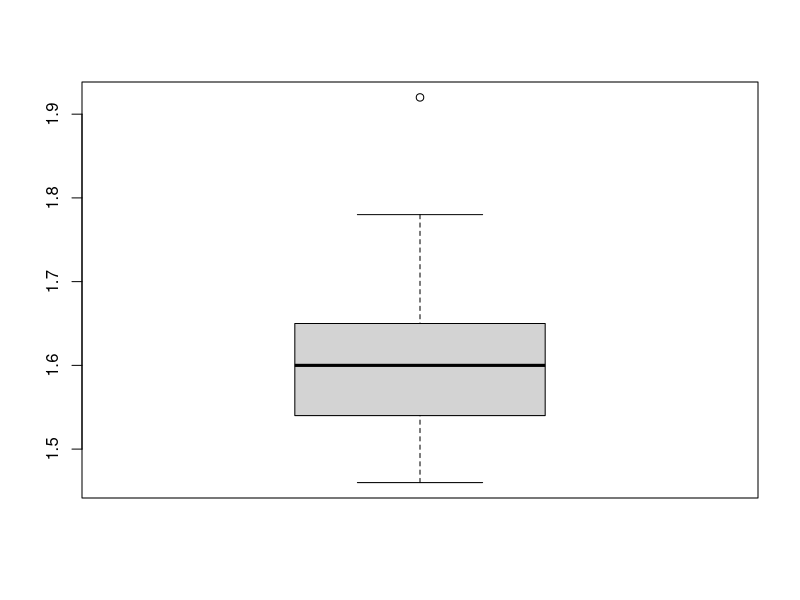

Write R code to recreate this figure.
# 1. Uong luong khoang tin cay cho ti le
# Xay dung khoang tin cay bang cong thuc ly thuyet
n <- 100; p_hat <- 0.6; alpha <- 1 - 0.95
z <- qnorm(1 - alpha/2); z
se <- sqrt(p_hat*(1-p_hat)/n); se
# Khoang tin cay
conf_int <- p_hat + c(-z*se, z*se); conf_int

# Hoac dung prop.test (Phan phoi chi binh phuong)
prop.test(60, 100, conf.level = 1 - alpha)


# xay dung khoang tin cay bang bootstrap
n <- 100
data <- c(rep(1, 60), rep(0, 40)) #Sample data: 60 nu, 40 nam

# Tinh ti le mau
stat <- function(data){
  return (sum(data)/length(data))
}

# Lay mau co hoan lai tren chinh sample data
# Thuc hien bootstrap B lan
bootstrap <- function(B){
  return (replicate(B, stat(sample(data, n, replace = TRUE))))
}

alpha <- 1 - 0.95
boots_dist <- bootstrap(10000) # phan phoi cua bootstrap
se <- sd(boots_dist); se
conf_int <- quantile(boots_dist, c(alpha/2, 1-alpha/2)); conf_int

# 2. Uoc luong khoang tin cay cho ky vong:
data <- c(1.56, 1.47, 1.59, 1.65, 1.62, 1.78, 1.69, 1.49, 1.92, 1.55,
          1.65, 1.52, 1.65, 1.60, 1.71, 1.48, 1.69, 1.65, 1.59, 1.74,
          1.70, 1.61, 1.58, 1.65, 1.75, 1.65, 1.46, 1.53, 1.59, 1.62,
          1.60, 1.55, 1.57, 1.46, 1.57, 1.63, 1.46, 1.68, 1.53, 1.48)

n <- length(data); x_bar <- mean(data); alpha = 1 - 0.95
se <- sd(data)/sqrt(n); se
z <- qnorm(1 - alpha/2); z
zconf_int <- x_bar + c(-z*se, z*se); zconf_int
t <- qt(1 - alpha/2, df = n - 1); t
tconf_int <- x_bar + c(-t*se, t*se); tconf_int

# Hoacj dung ham t.test
t.test(data, conf.level = 1 - alpha)

# Xay dung khoang tin cay bang bootstap
stat <- function(data){ # TK can tinh
  return (mean(data))
}
boostrap <- function(B){
  return (replicate(B, stat(data, n, replace = TRUE)))
}

alpha <- 1 - 0.95
boots_dist <- bootstrap(10000)
se_boots <- sd(boots_dist); se_boots
conf_boots <- quantile(boots_dist, c(alpha/2, 1 - alpha/2)); conf_boots

# Xay dung khoang tin cay cho trung vi
boxplot(data)
stat <- function(data){ # TK can tinh
  return (median(data))
}
